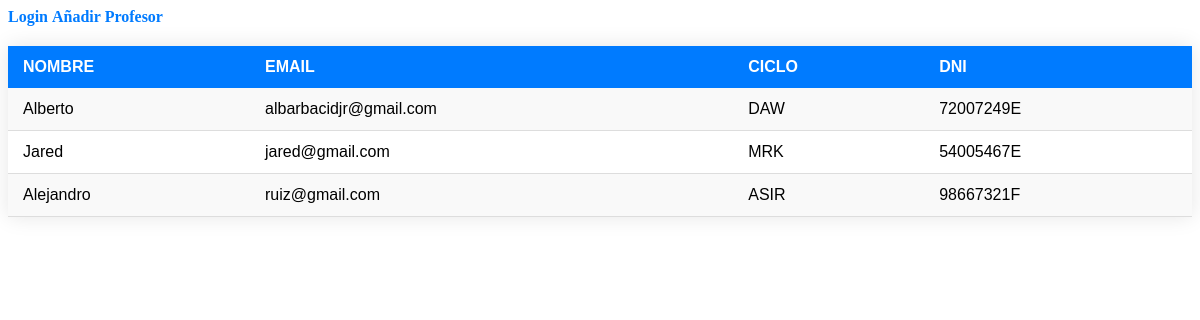
The app's page /profesores/, older data.
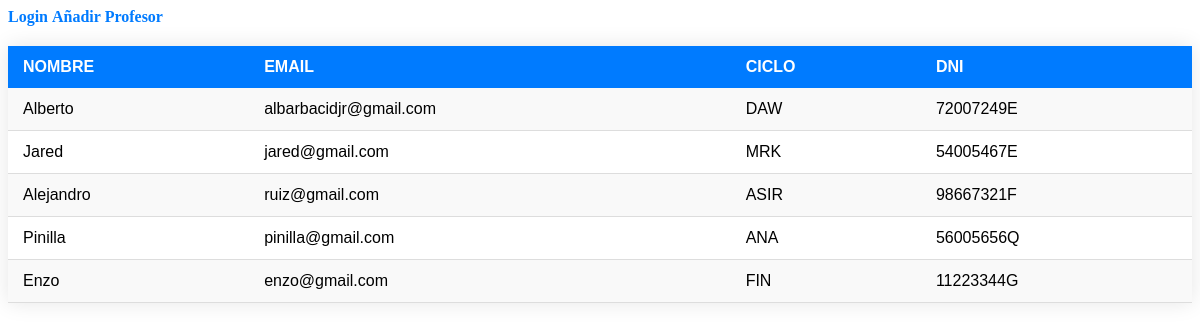
The same page, newer data.
### Primera/models.py (models this page shows)
class Profesor(models.Model):
    nombre= models.CharField(max_length=80)
    email =models.EmailField(max_length=50)
    contraseña= models.CharField(max_length=20)
    ciclo= models.CharField(max_length=80)
    dni=models.CharField(max_length=80)

### Primera/views.py (the view)
# urls.py: path('profesores/', verProfesores, name="verprof"),
def verProfesores(request):
    profesores=Profesor.objects.all()
    return render(request, "ListaProfesores.html", {'profesores':profesores})

### Primera/templates/ListaProfesores.html (shortened to what this page needs)
{% extends "Index.html"%}{%block content%}
<a href="{% url 'log' %}">Login</a>
<table>
    <thead>
        <tr>
            <th>Nombre</th>
            <th>Email</th>
            <th>Ciclo</th>
            <th>DNI</th>
        </tr>
    </thead>
    <tbody>
        {%for item in profesores%}
        <tr>
        <td>
          {{item.nombre}}
        </td>
        <td>
            {{item.email}}
        </td>
        <td>
            {{item.ciclo}}
        </td>
        <td>
            {{item.dni}}
        </td>
    </tr>
        {%endfor%}
    </tbody>
<a href="{% url 'prof' %}">Añadir Profesor</a>
{%endblock%}

Row changes from the older to the newer data that the page shows:
added Profesor: nombre "Pinilla", email "pinilla@gmail.com", ciclo "ANA", dni "56005656Q"
added Profesor: nombre "Enzo", email "enzo@gmail.com", ciclo "FIN", dni "11223344G"
